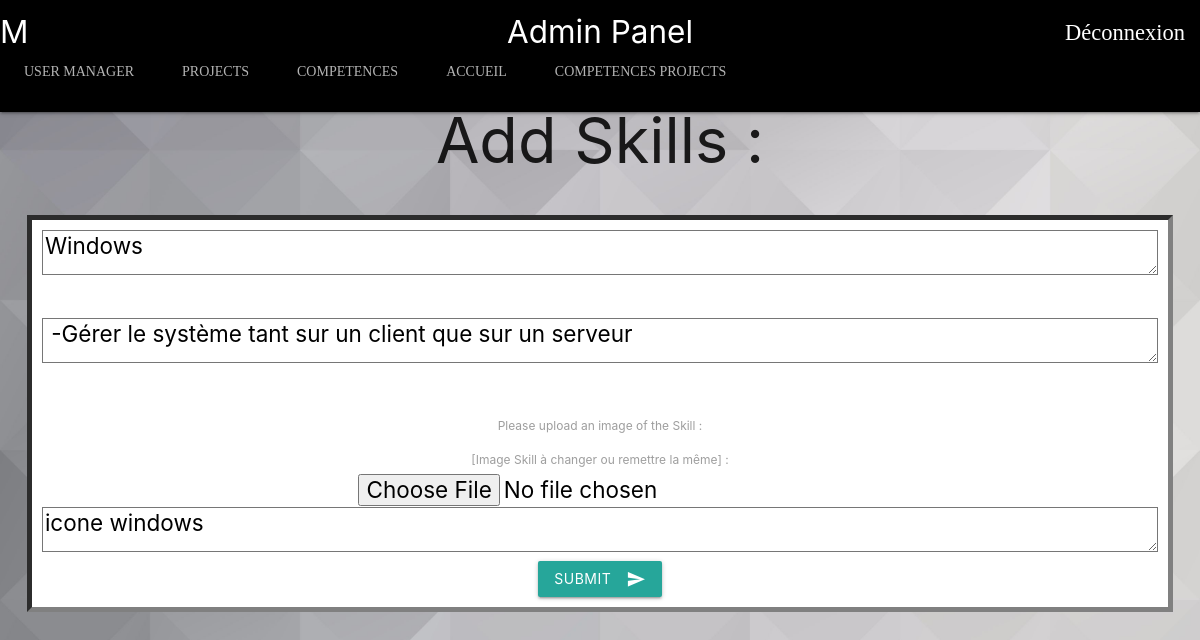
The page /customizeCompetence.php?id=2 (signed in) on the database its author committed.
### tables this page shows
CREATE TABLE IF NOT EXISTS `competences` (
  `ID` int NOT NULL AUTO_INCREMENT,
  `nom` varchar(200) NOT NULL,
  `description` varchar(2000) NOT NULL,
  `imageC` varchar(50) NOT NULL,
  `altC` varchar(50) NOT NULL,
  PRIMARY KEY (`ID`),
  UNIQUE KEY `nom` (`nom`)
);

### customizeCompetence.php (the view, shortened to what this page needs)
<?php
  require "conf/config.php"
?>
<!DOCTYPE html>
<html lang="en">
<head>
  <link href="css/materialize.css" type="text/css" rel="stylesheet" />
  <link href="css/style.css" type="text/css" rel="stylesheet" />
  <link rel="stylesheet" href="https://cdnjs.cloudflare.com/ajax/libs/font-awesome/4.7.0/css/font-awesome.min.css">
  <link rel="stylesheet" href="https://cdnjs.cloudflare.com/ajax/libs/animate.css/4.1.1/animate.min.css"
  />
  <link rel="stylesheet" href="css/animate.css">
</head>
<body>
  <?php
    require "components/menueAdmin.php"
  ?>
  <?php
    $sql = "SELECT * FROM competences where ID=:ID";
    $pre = $pdo->prepare($sql);
    $pre->bindParam("ID", $_GET['id']);
    $pre->execute();
    $competences = $pre->fetch(PDO::FETCH_ASSOC);
  ?>
  <h1 class="center">Add Skills : </h1>
  <form method="post" action="action/updateCompetence.php?id=<?php echo $competences['ID']?>" enctype="multipart/form-data">
    <div class="register center">
      <textarea type="text" placeholder="Skill Name" size="2000" rows="5" cols="33" name="nom"><?php echo $competences['nom'] ?></textarea>
        <textarea type="text" placeholder="Description" size="2000" name="description" rows="5" cols="33"><?php echo $competences['description'] ?></textarea>
      <label>Please upload an image of the Skill : </label></br>
      <label>[Image Skill à changer ou remettre la même] : </label></br>
      <input type='file' name='image'>
      <textarea type="text" placeholder="alt image compétence" name="altC" size="100" rows="5" cols="33"><?php echo $competences['altC'] ?></textarea>
      <button class="btn waves-effect waves-light" type="submit" name="action">Submit
      <i class="material-icons right">send</i>
      </button>
   </div>
  </form>
</body>
</html>

### css/style.css (style rules this page uses)
html { scroll-behavior: smooth; }
body { font-size : 150%; background: url(../img/back.jpg); background-size: 100%; background-attachment: fixed; margin-bottom: 0px; z-index: -1; }
.register { text-align: center; background : white; color : black; padding : 10px; margin : auto; width : fit-content; border: inset gray thick; margin-bottom: 20px; margin-top: 40px; }

### rows shown on the page
competences: nom "Windows", description "-Gérer le système tant sur un client que sur un serveur", altC "icone windows"
